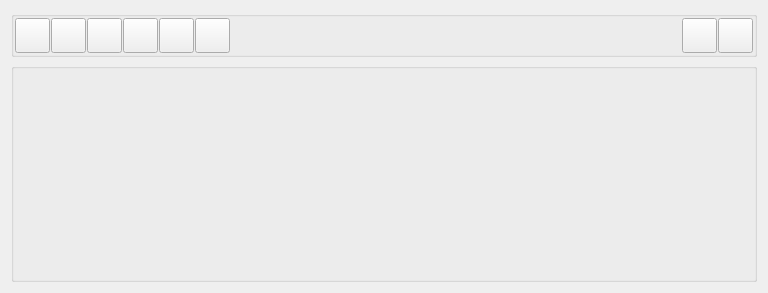
<?xml version="1.0" encoding="UTF-8"?>
<ui version="4.0">
 <class>DBFormDlg</class>
 <widget class="QWidget" name="DBFormDlg">
  <property name="geometry">
   <rect>
    <x>0</x>
    <y>0</y>
    <width>768</width>
    <height>293</height>
   </rect>
  </property>
  <property name="sizePolicy">
   <sizepolicy hsizetype="Expanding" vsizetype="Expanding">
    <horstretch>0</horstretch>
    <verstretch>0</verstretch>
   </sizepolicy>
  </property>
  <property name="windowTitle">
   <string/>
  </property>
  <property name="windowIcon">
   <iconset resource="../../../resources/resources.qrc">
    <normaloff>:/aplicacion/images/alephLogoIcon.ico</normaloff>:/aplicacion/images/alephLogoIcon.ico</iconset>
  </property>
  <layout class="QVBoxLayout" name="verticalLayout">
   <item>
    <widget class="QGroupBox" name="gbButtons">
     <property name="sizePolicy">
      <sizepolicy hsizetype="Expanding" vsizetype="Maximum">
       <horstretch>0</horstretch>
       <verstretch>0</verstretch>
      </sizepolicy>
     </property>
     <property name="title">
      <string/>
     </property>
     <property name="flat">
      <bool>false</bool>
     </property>
     <layout class="QHBoxLayout" name="horizontalLayout_2">
      <property name="spacing">
       <number>1</number>
      </property>
      <property name="margin">
       <number>1</number>
      </property>
      <item>
       <widget class="QPushButton" name="pbNew">
        <property name="sizePolicy">
         <sizepolicy hsizetype="Fixed" vsizetype="Fixed">
          <horstretch>25</horstretch>
          <verstretch>0</verstretch>
         </sizepolicy>
        </property>
        <property name="minimumSize">
         <size>
          <width>35</width>
          <height>35</height>
         </size>
        </property>
        <property name="maximumSize">
         <size>
          <width>35</width>
          <height>35</height>
         </size>
        </property>
        <property name="toolTip">
         <string>Crea un nuevo registro (F2)</string>
        </property>
        <property name="statusTip">
         <string>Crea un nuevo registro (F2)</string>
        </property>
        <property name="whatsThis">
         <string>Permite crear un nuevo tipo de registro en esta tabla.</string>
        </property>
        <property name="text">
         <string/>
        </property>
        <property name="icon">
         <iconset resource="../../../resources/resources.qrc">
          <normaloff>:/generales/images/edit_add.png</normaloff>:/generales/images/edit_add.png</iconset>
        </property>
        <property name="iconSize">
         <size>
          <width>24</width>
          <height>24</height>
         </size>
        </property>
        <property name="shortcut">
         <string>F2</string>
        </property>
       </widget>
      </item>
      <item>
       <widget class="QPushButton" name="pbEdit">
        <property name="sizePolicy">
         <sizepolicy hsizetype="Fixed" vsizetype="Fixed">
          <horstretch>25</horstretch>
          <verstretch>0</verstretch>
         </sizepolicy>
        </property>
        <property name="minimumSize">
         <size>
          <width>35</width>
          <height>35</height>
         </size>
        </property>
        <property name="maximumSize">
         <size>
          <width>35</width>
          <height>35</height>
         </size>
        </property>
        <property name="toolTip">
         <string>Modificar el registro seleccionado (F3)</string>
        </property>
        <property name="statusTip">
         <string>Modificar el registro seleccionado (F3)</string>
        </property>
        <property name="whatsThis">
         <string>Abre el formulario de edición del registro actualmente seleccionado.</string>
        </property>
        <property name="text">
         <string/>
        </property>
        <property name="icon">
         <iconset resource="../../../resources/resources.qrc">
          <normaloff>:/generales/images/edit_edit.png</normaloff>:/generales/images/edit_edit.png</iconset>
        </property>
        <property name="iconSize">
         <size>
          <width>24</width>
          <height>24</height>
         </size>
        </property>
        <property name="shortcut">
         <string>F3</string>
        </property>
       </widget>
      </item>
      <item>
       <widget class="QPushButton" name="pbCopy">
        <property name="minimumSize">
         <size>
          <width>35</width>
          <height>35</height>
         </size>
        </property>
        <property name="maximumSize">
         <size>
          <width>35</width>
          <height>35</height>
         </size>
        </property>
        <property name="toolTip">
         <string>Copia los datos del registro actual a uno nuevo (F4)</string>
        </property>
        <property name="statusTip">
         <string>Copia los datos del registro actual a uno nuevo (F4)</string>
        </property>
        <property name="whatsThis">
         <string>Utilice esta opción si desea trabajar con un nuevo registro pero partiendo de los datos de un registro ya existente.</string>
        </property>
        <property name="text">
         <string/>
        </property>
        <property name="icon">
         <iconset resource="../../../resources/resources.qrc">
          <normaloff>:/generales/images/copyrecord.png</normaloff>:/generales/images/copyrecord.png</iconset>
        </property>
        <property name="iconSize">
         <size>
          <width>24</width>
          <height>24</height>
         </size>
        </property>
        <property name="shortcut">
         <string>F4</string>
        </property>
       </widget>
      </item>
      <item>
       <widget class="QPushButton" name="pbDelete">
        <property name="sizePolicy">
         <sizepolicy hsizetype="Fixed" vsizetype="Fixed">
          <horstretch>25</horstretch>
          <verstretch>0</verstretch>
         </sizepolicy>
        </property>
        <property name="minimumSize">
         <size>
          <width>35</width>
          <height>35</height>
         </size>
        </property>
        <property name="maximumSize">
         <size>
          <width>35</width>
          <height>35</height>
         </size>
        </property>
        <property name="toolTip">
         <string>Borrar registro seleccionado (F5)</string>
        </property>
        <property name="statusTip">
         <string>Borrar registro seleccionado (F5)</string>
        </property>
        <property name="whatsThis">
         <string>Borra el registro actualmente seleccionado.</string>
        </property>
        <property name="text">
         <string/>
        </property>
        <property name="icon">
         <iconset resource="../../../resources/resources.qrc">
          <normaloff>:/generales/images/delete.png</normaloff>:/generales/images/delete.png</iconset>
        </property>
        <property name="iconSize">
         <size>
          <width>24</width>
          <height>24</height>
         </size>
        </property>
        <property name="shortcut">
         <string>F5</string>
        </property>
       </widget>
      </item>
      <item>
       <widget class="QPushButton" name="pbSearch">
        <property name="sizePolicy">
         <sizepolicy hsizetype="Fixed" vsizetype="Fixed">
          <horstretch>25</horstretch>
          <verstretch>0</verstretch>
         </sizepolicy>
        </property>
        <property name="minimumSize">
         <size>
          <width>35</width>
          <height>35</height>
         </size>
        </property>
        <property name="maximumSize">
         <size>
          <width>35</width>
          <height>35</height>
         </size>
        </property>
        <property name="toolTip">
         <string>Buscar... (F6)</string>
        </property>
        <property name="statusTip">
         <string>Buscar... (F6)</string>
        </property>
        <property name="whatsThis">
         <string>Abre el formulario de búsqueda.</string>
        </property>
        <property name="text">
         <string/>
        </property>
        <property name="icon">
         <iconset resource="../../../resources/resources.qrc">
          <normaloff>:/generales/images/edit_search.png</normaloff>:/generales/images/edit_search.png</iconset>
        </property>
        <property name="iconSize">
         <size>
          <width>24</width>
          <height>24</height>
         </size>
        </property>
        <property name="shortcut">
         <string>F6</string>
        </property>
       </widget>
      </item>
      <item>
       <widget class="QPushButton" name="pbAdjust">
        <property name="sizePolicy">
         <sizepolicy hsizetype="Fixed" vsizetype="Fixed">
          <horstretch>25</horstretch>
          <verstretch>0</verstretch>
         </sizepolicy>
        </property>
        <property name="minimumSize">
         <size>
          <width>35</width>
          <height>35</height>
         </size>
        </property>
        <property name="maximumSize">
         <size>
          <width>35</width>
          <height>35</height>
         </size>
        </property>
        <property name="toolTip">
         <string>Ajustar visualización</string>
        </property>
        <property name="statusTip">
         <string>Ajustar visualización</string>
        </property>
        <property name="whatsThis">
         <string>Ajusta el ancho de las líneas de la rejilla con los datos, para permitir una mejor visualización de los datos.</string>
        </property>
        <property name="text">
         <string/>
        </property>
        <property name="icon">
         <iconset resource="../../../resources/resources.qrc">
          <normaloff>:/generales/images/edit_resizelines.png</normaloff>:/generales/images/edit_resizelines.png</iconset>
        </property>
        <property name="iconSize">
         <size>
          <width>24</width>
          <height>24</height>
         </size>
        </property>
       </widget>
      </item>
      <item>
       <spacer name="horizontalSpacer">
        <property name="orientation">
         <enum>Qt::Horizontal</enum>
        </property>
        <property name="sizeHint" stdset="0">
         <size>
          <width>624</width>
          <height>20</height>
         </size>
        </property>
       </spacer>
      </item>
      <item>
       <widget class="QPushButton" name="pbOk">
        <property name="sizePolicy">
         <sizepolicy hsizetype="Fixed" vsizetype="Fixed">
          <horstretch>0</horstretch>
          <verstretch>0</verstretch>
         </sizepolicy>
        </property>
        <property name="minimumSize">
         <size>
          <width>35</width>
          <height>35</height>
         </size>
        </property>
        <property name="maximumSize">
         <size>
          <width>35</width>
          <height>35</height>
         </size>
        </property>
        <property name="toolTip">
         <string>Cierra el formulario seleccionando el registro marcado</string>
        </property>
        <property name="statusTip">
         <string>Cierra el formulario seleccionando el registro marcado</string>
        </property>
        <property name="whatsThis">
         <string>Cierra el formulario seleccionando el registro marcado</string>
        </property>
        <property name="text">
         <string/>
        </property>
        <property name="icon">
         <iconset resource="../../../resources/resources.qrc">
          <normaloff>:/aplicacion/images/ok.png</normaloff>:/aplicacion/images/ok.png</iconset>
        </property>
        <property name="iconSize">
         <size>
          <width>24</width>
          <height>24</height>
         </size>
        </property>
       </widget>
      </item>
      <item>
       <widget class="QPushButton" name="pbClose">
        <property name="sizePolicy">
         <sizepolicy hsizetype="Fixed" vsizetype="Fixed">
          <horstretch>25</horstretch>
          <verstretch>0</verstretch>
         </sizepolicy>
        </property>
        <property name="minimumSize">
         <size>
          <width>35</width>
          <height>35</height>
         </size>
        </property>
        <property name="maximumSize">
         <size>
          <width>35</width>
          <height>35</height>
         </size>
        </property>
        <property name="toolTip">
         <string>Cerrar (F10)</string>
        </property>
        <property name="statusTip">
         <string>Cerrar (F10)</string>
        </property>
        <property name="whatsThis">
         <string>Cierra este formulario</string>
        </property>
        <property name="text">
         <string/>
        </property>
        <property name="icon">
         <iconset resource="../../../resources/resources.qrc">
          <normaloff>:/generales/images/close.png</normaloff>:/generales/images/close.png</iconset>
        </property>
        <property name="iconSize">
         <size>
          <width>24</width>
          <height>24</height>
         </size>
        </property>
        <property name="shortcut">
         <string>F10</string>
        </property>
       </widget>
      </item>
     </layout>
    </widget>
   </item>
   <item>
    <widget class="QGroupBox" name="groupBox">
     <property name="sizePolicy">
      <sizepolicy hsizetype="Expanding" vsizetype="Expanding">
       <horstretch>0</horstretch>
       <verstretch>0</verstretch>
      </sizepolicy>
     </property>
     <property name="title">
      <string/>
     </property>
     <layout class="QHBoxLayout" name="horizontalLayout">
      <property name="margin">
       <number>3</number>
      </property>
      <item>
       <widget class="DBFilterTableView" name="dbFilterTableView">
        <property name="focusPolicy">
         <enum>Qt::StrongFocus</enum>
        </property>
       </widget>
      </item>
     </layout>
    </widget>
   </item>
  </layout>
  <action name="actionCreate">
   <property name="icon">
    <iconset resource="../../../resources/resources.qrc">
     <normaloff>:/generales/images/edit_add.png</normaloff>:/generales/images/edit_add.png</iconset>
   </property>
   <property name="text">
    <string>Crear Presupuesto</string>
   </property>
   <property name="toolTip">
    <string>Abre el formulario de creación de un presupuesto</string>
   </property>
   <property name="statusTip">
    <string>Abre el formulario de creación de un presupuesto</string>
   </property>
   <property name="whatsThis">
    <string>Abre el formulario de creación de un presupuesto</string>
   </property>
  </action>
  <action name="actionEdit">
   <property name="icon">
    <iconset resource="../../../resources/resources.qrc">
     <normaloff>:/generales/images/edit_edit.png</normaloff>:/generales/images/edit_edit.png</iconset>
   </property>
   <property name="text">
    <string>Editar</string>
   </property>
   <property name="toolTip">
    <string>Permite editar o modificar un presupuesto existente</string>
   </property>
   <property name="statusTip">
    <string>Permite editar o modificar un presupuesto existente</string>
   </property>
   <property name="whatsThis">
    <string>Permite editar o modificar un presupuesto existente</string>
   </property>
  </action>
  <action name="actionDelete">
   <property name="icon">
    <iconset resource="../../../resources/resources.qrc">
     <normaloff>:/generales/images/delete.png</normaloff>:/generales/images/delete.png</iconset>
   </property>
   <property name="text">
    <string>Borrar</string>
   </property>
   <property name="iconText">
    <string>Borrar el presupuesto seleccionado en la lista inferior</string>
   </property>
   <property name="toolTip">
    <string>Borrar el presupuesto seleccionado en la lista inferior</string>
   </property>
   <property name="statusTip">
    <string>Borrar el presupuesto seleccionado en la lista inferior</string>
   </property>
   <property name="whatsThis">
    <string>Borrar el presupuesto seleccionado en la lista inferior</string>
   </property>
  </action>
  <action name="actionSearch">
   <property name="icon">
    <iconset resource="../../../resources/resources.qrc">
     <normaloff>:/generales/images/edit_search.png</normaloff>:/generales/images/edit_search.png</iconset>
   </property>
   <property name="text">
    <string>Abre el formulario de búsqueda de presupuestos</string>
   </property>
   <property name="iconText">
    <string>Abre el formulario de búsqueda de presupuestos. Permite realizar filtrados más detallados que los que se obtienen con el filtrado rápido.</string>
   </property>
   <property name="toolTip">
    <string>Abre el formulario de búsqueda de presupuestos. Permite realizar filtrados más detallados que los que se obtienen con el filtrado rápido.</string>
   </property>
   <property name="statusTip">
    <string>Abre el formulario de búsqueda de presupuestos. Permite realizar filtrados más detallados que los que se obtienen con el filtrado rápido.</string>
   </property>
   <property name="whatsThis">
    <string>Abre el formulario de búsqueda de presupuestos. Permite realizar filtrados más detallados que los que se obtienen con el filtrado rápido.</string>
   </property>
  </action>
  <action name="actionAdjustLines">
   <property name="icon">
    <iconset resource="../../../resources/resources.qrc">
     <normaloff>:/generales/images/edit_resizelines.png</normaloff>:/generales/images/edit_resizelines.png</iconset>
   </property>
   <property name="text">
    <string>Ajusta el ancho de las filas de la lista, para una mejor visualización.</string>
   </property>
   <property name="iconText">
    <string>Ajusta el ancho de las filas de la lista, para una mejor visualización.</string>
   </property>
   <property name="toolTip">
    <string>Ajusta el ancho de las filas de la lista, para una mejor visualización.</string>
   </property>
   <property name="statusTip">
    <string>Ajusta el ancho de las filas de la lista, para una mejor visualización.</string>
   </property>
   <property name="whatsThis">
    <string>Ajusta el ancho de las filas de la lista, para una mejor visualización.</string>
   </property>
  </action>
  <action name="actionExit">
   <property name="icon">
    <iconset resource="../../../resources/resources.qrc">
     <normaloff>:/generales/images/close.png</normaloff>:/generales/images/close.png</iconset>
   </property>
   <property name="text">
    <string>Sale de la aplicación.</string>
   </property>
   <property name="iconText">
    <string>Sale de la aplicación.</string>
   </property>
   <property name="toolTip">
    <string>Sale de la aplicación.</string>
   </property>
   <property name="statusTip">
    <string>Sale de la aplicación.</string>
   </property>
   <property name="whatsThis">
    <string>Sale de la aplicación.</string>
   </property>
  </action>
  <action name="actionCopy">
   <property name="icon">
    <iconset resource="../../../resources/resources.qrc">
     <normaloff>:/generales/images/copyrecord.png</normaloff>:/generales/images/copyrecord.png</iconset>
   </property>
   <property name="text">
    <string>Agregar Usando Actual</string>
   </property>
   <property name="toolTip">
    <string>Agrega un nuevo presupuesto copiando los datos del presupuesto seleccionado</string>
   </property>
  </action>
  <action name="actionOk">
   <property name="icon">
    <iconset resource="../../../resources/resources.qrc">
     <normaloff>:/aplicacion/images/ok.png</normaloff>:/aplicacion/images/ok.png</iconset>
   </property>
   <property name="text">
    <string>Ok</string>
   </property>
   <property name="toolTip">
    <string>Cierra el formulario seleccionando el registro actualmente marcado</string>
   </property>
  </action>
 </widget>
 <customwidgets>
  <customwidget>
   <class>DBFilterTableView</class>
   <extends>QWidget</extends>
   <header>widgets/dbfiltertableview.h</header>
   <container>1</container>
  </customwidget>
 </customwidgets>
 <tabstops>
  <tabstop>dbFilterTableView</tabstop>
  <tabstop>pbNew</tabstop>
  <tabstop>pbEdit</tabstop>
  <tabstop>pbCopy</tabstop>
  <tabstop>pbDelete</tabstop>
  <tabstop>pbSearch</tabstop>
  <tabstop>pbAdjust</tabstop>
  <tabstop>pbOk</tabstop>
  <tabstop>pbClose</tabstop>
 </tabstops>
 <resources>
  <include location="../../../resources/resources.qrc"/>
  <include location="../../../resources/resources.qrc"/>
 </resources>
 <connections/>
</ui>
